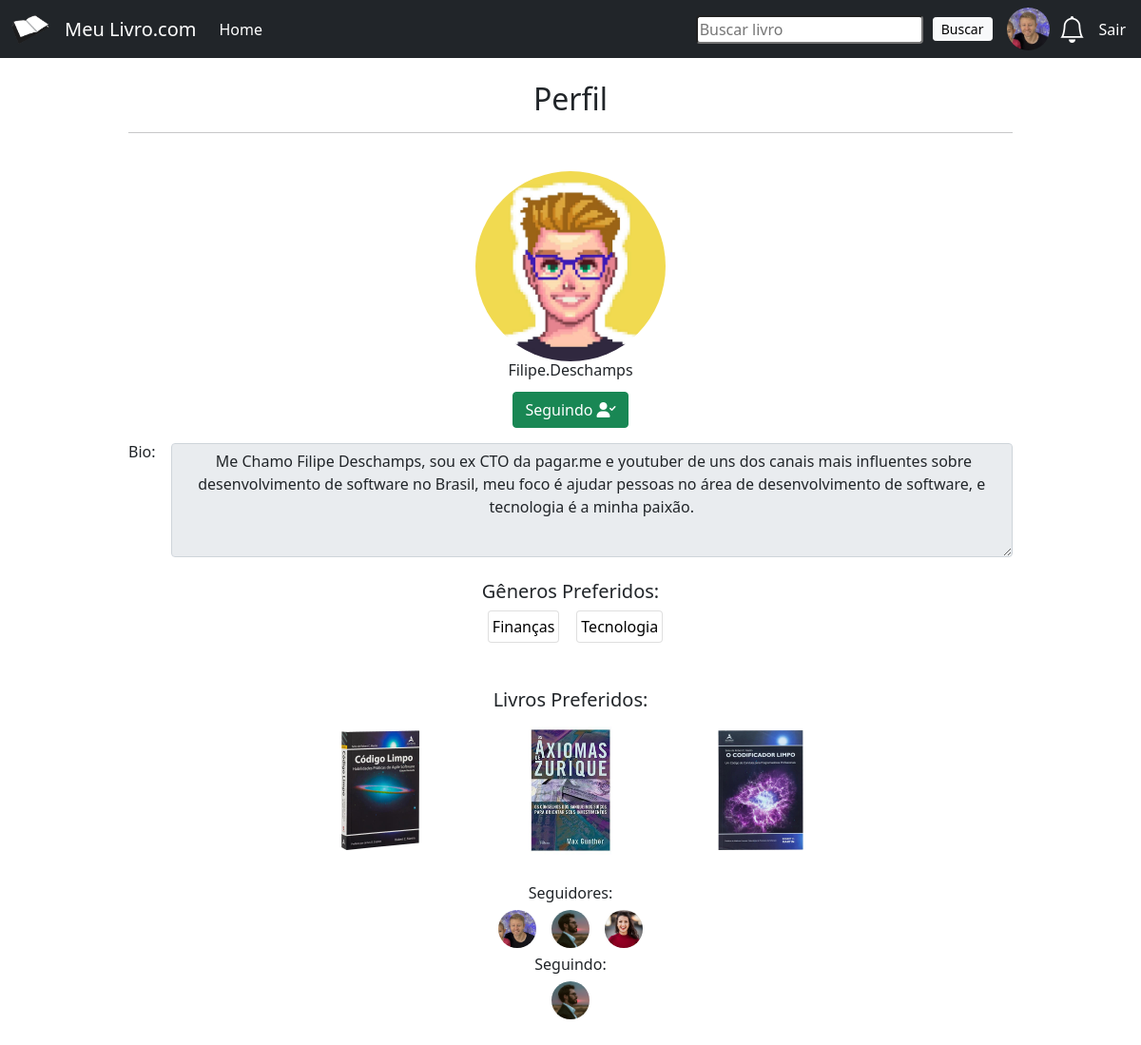
The app's page /profile_view/70/ (signed in) with its own data.
### livraria/models.py (models this page shows, shortened)
class UserProfile(models.Model):
    user = models.OneToOneField(User, on_delete=models.CASCADE)
    user_image = models.ImageField(upload_to="users", blank=True, null=True)
    bio = models.TextField(blank=True, null=True)
    cpf = models.CharField(max_length=11,null=False)
    state = models.CharField(max_length=50,null=True)
    city = models.CharField(max_length=50,null=True)
    district = models.CharField(max_length=50,null=True)
    house_number = models.IntegerField(null=True)
    street = models.CharField(max_length=50,null=True)
    cep = models.IntegerField(null=True)
    followers = models.ManyToManyField('self', blank=True, symmetrical=False, related_name='followed_by') # seguidores
    following = models.ManyToManyField('self', blank=True, symmetrical=False, related_name='follows') # seguindo

class RatinStar(models.Model):
    book = models.ForeignKey(Book, on_delete=models.CASCADE)
    user = models.ForeignKey(User, on_delete=models.CASCADE)
    n_review = models.IntegerField(default=0)
    genre = models.CharField(max_length=100)
    rating = models.DecimalField(
        max_digits=3,    # Número total de dígitos (antes e depois do ponto decimal)  "numero ponto numero"
        decimal_places=1, # Número de casas decimais após o ponto
        )

class Book(models.Model):
    created_at = models.DateTimeField(auto_now_add=True)
    last_update = models.DateTimeField(auto_now=True)
    title = models.CharField(max_length=50)
    description = models.CharField(max_length=500)
    year = models.IntegerField()
    genre = models.CharField(max_length=30)
    value = models.FloatField()
    stock = models.IntegerField(default=0)
    image = models.ImageField(upload_to="images")
    media_rating = models.DecimalField(default=0, max_digits=3, decimal_places=1, )
    tags = TaggableManager() # tags é o campo onde você pode adicionar múltiplas tags (como "Ficção", "Tecnologia", etc.)

### livraria/views.py (the view, shortened to what this page needs)
# urls.py: path('profile_view/<int:id>/', profile_user_view, name="profile_view" ),
def profile_user_view(request, id):
    if request.user.is_authenticated:
        books = Book.objects.all()
        user_logged = request.user  # Usuário logado
        user_profile = get_object_or_404(User, id=id)  # Usuário visitado
        user_profile_instance = get_object_or_404(UserProfile, user=user_profile)  # Usuário visitado ( Usado para mostar a bio pegando o id do usuario visitado )
        ratings = RatinStar.objects.filter(user=user_profile, rating__gte=4.0).order_by('-rating') # rating__gt=4 filtra os ratings que são maiores que 4. O __gt é um lookup do Django que significa "maior que" (greater than).
        unique_ratings = []
        seen_books = set()
        for rating in ratings:
            if rating.book not in seen_books: # Se o livro não existe em seen_books (livros vistos)
                unique_ratings.append(rating)
                seen_books.add(rating.book) # adiciona a livros vistos impedindo que ocorra repetições de itens
            if len(unique_ratings) == 5:
                break
        unique_genres = set()
        for rating in ratings:
            unique_genres.add(rating.genre)
        friend_requests =  FriendRequest.objects.filter(to_user=user_logged, accepted=False, rejected=False)
        friend_request_solicitation = FriendRequest.objects.filter(from_user=user_logged, to_user=user_profile).exists()
        is_follower = user_logged.userprofile.followers.filter(id=user_profile_instance.id).exists()
        is_following = user_profile.userprofile.following.all()
        is_following_filter = user_logged.userprofile.following.filter(id=user_profile_instance.id).exists()
        return render(request, 'profile_view.html', {
            'user_logged': user_logged,  # usuário logado
            'user_profile': user_profile,  # Usuário que está sendo visitado
            'user_profile_instance':user_profile_instance, # usado para passar a bio do usuario visitado para o template
            "ratings": unique_ratings,
            "books": books,
            "unique_genres": unique_genres,
            "friend_requests":friend_requests,
            "is_follower":is_follower,
            "is_following":is_following,
            "is_following_filter": is_following_filter,
            "friend_request_solicitation": friend_request_solicitation,
        })
    else:
        return redirect('home')

### livraria/models.py (called while the page is built)
    @property # Permite usar o método from_user_image sem o uso dos parenteses no final, como se fosse uma propriedade
    def from_user_image(self):
        return self.from_user.userprofile.user_image

### livraria/templates/profile_view.html (shortened to what this page needs)
{% extends 'base.html' %}
{% load static %}
{% block content %}
<div class="col-md-10 offset-md-3 mx-auto" >
    <h2 class="text-center" >Perfil</h2>
    <hr>
    <br>
    {% if user.is_authenticated and user_profile %}
        <div class="d-flex flex-column gap-3">
            <div class="text-center">
                {% if user.userprofile.user_image %}
                    <img style="border-radius:50%;max-width:200px;" src="{{user_profile.userprofile.user_image.url}}">
                {% endif %}
                <h6>{{ user_profile.username }}</h6>
                {% if user_profile != user_logged %}
                    {% if friend_request_solicitation  %}
                            <p class="btn btn-success mb-3 mt-1" style="cursor:default;" >Solicitação Enviada <i class="fa-solid fa-check"></i></p>
                    {% elif is_following_filter %}
                        <div class="d-flex align-items-center justify-content-center gap-3">
                            <span class="btn btn-success mb-3 mt-1" onclick="openCloseUnfollower()" style="cursor:pointer;" >Seguindo <i class="fa-solid fa-user-check"></i></span>
                        </div>
                    {% else %}
                        <form class="mb-3" method="POST" action="{% url 'profile_view' user_profile.id %}">
                            {% csrf_token %}
                            <button id="addFriend" name="friend_request"
                            type="submit" class="btn btn-primary btn-small mt-1">Seguir <i class="fa-solid fa-user-plus" style="margin-left:10px;"></i></button>
                        </form>
                    {% endif %}
                {% endif %}
            {% if is_following_filter or user_profile == user_logged %}
                {% if user_profile_instance.bio %}
                    <div class="d-flex gap-3" >
                        <h6>Bio:</h6>
                        <textarea class="form-control text-center" style="height:120px;" readonly> {{ user_profile_instance.bio }}</textarea>
                    </div>
                {% endif %}
                <div class="text-center" >
                    <br>
                    <h5>Gêneros Preferidos:</h5>
                    <div class="d-flex justify-content-center gap-2" >
                            {% for genre in unique_genres %}
                                <a href="{% url 'tag_search' %}?search={{ genre }}" style="color:black;">
                                    <div class="card p-1" style="display: inline-block; margin-left:10px"
                                    onmouseover="this.style.backgroundColor='#d3d3d3';" onmouseout="this.style.backgroundColor='';"
                                    >{{ genre }}</div>
                                </a>
                            {% empty %}
                                <p >Este usuário ainda não fez avaliações.</p>
                            {% endfor %}
                    </div>
                    <br>
                    <br>
                    <h5>Livros Preferidos:</h5>
                    <div class="d-flex justify-content-center" >
                            {% for rating in ratings %}
                                {% for book in books %}
                                    {% if rating.book.title == book.title %}
                                        <div>
                                            <a href="{% url 'book' book.id %}">
                                                <img src="{{ book.image.url }}" class="w-75" style="max-height:200px;object-fit:contain;"  alt="{{ book.title }}">
                                            </a>
                                        </div>
                                    {% endif %}
                                {% endfor %}
                            {% empty %}
                                <p>Este usuário ainda não fez avaliações.</p>
                            {% endfor %}
                    </div>
                    <br>
                    <h6>Seguidores:<h6>
                    <div class="d-flex justify-content-center gap-3" >
                        {% for follower in user_profile.userprofile.followers.all %}
                            <span>
                                <a href="{% url 'profile_view' follower.user.id  %}" >
                                    <img src="{{ follower.user.userprofile.user_image.url }}" style="width:40px;height:40px;border-radius:50%">
                                </a>
                            </span>
                        {% empty %}
                        <p>-----</p>
                        {% endfor %}
                    </div>
                    <h6>Seguindo:<h6>
                    <div class="d-flex justify-content-center gap-3" >
                        {% for following in is_following %}
                            <span>
                                <a href="{% url 'profile_view' following.user.id  %}" >
                                    <img src="{{ following.user.userprofile.user_image.url }}" style="width:40px;height:40px;border-radius:50%">
                                </a>
                            </span>
                        {% empty %}
                        <p>-----</p>
                        {% endfor %}
                    </div>
                </div>
            {% endif %}
            <br>
        </div>
    {% endif %}
</div>
<br>
{% endblock %}

### templates/navbar.html (shortened to what this page needs)
{% load static %}
<nav class="navbar navbar-expand-lg navbar-dark bg-dark sticky-top ">
    <div class="container-fluid">
      <a class="navbar-brand d-flex gap-3" href="{% url 'home' %}">
        <img src="{% static "images/book-logo.png" %}" class="mx-auto d-block" alt="logo" style="width: 40px;">Meu Livro.com
      </a>
      <div class="collapse navbar-collapse" id="navbarSupportedContent">
        <ul class="navbar-nav me-auto mb-2 mb-lg-0">
          <li class="nav-item">
            <a class="nav-link active" aria-current="page" href="{% url 'home' %}">Home</a>
          </li>
        </ul>
      </div>
      {% if user.is_authenticated %}
        <div>
          <form method="GET" class="d-flex align-items-center " action="{% url 'book_search'%}">
            <input class="rounded " type="text" name="search" placeholder="Buscar livro">
            <button class="btn btn-light btn-sm d-flex align-items-center" style="height:25px; margin-left:10px;" type="submit">Buscar</button>
          </form>
        </div>
          <div>
            {% if user.userprofile.user_image.url %}
              <a href="{% url 'profile_view' id=request.user.id %}" >
                <img src="{{request.user.userprofile.user_image.url}}" style="width:45px; height:45px; border-radius: 50%; margin-left:15px;margin-right:10px;" alt="img user">
              </a>
            {% endif %}
          </div>
          <a href="#" data-bs-toggle="offcanvas" data-bs-target="#offcanvasRight" aria-controls="offcanvasRight" >
            <i class="bi bi-bell text-white fs-3 " style="margin-right:10px;"></i>
          </a>
          <div class="nav-item">
            <a onclick="clearCart()" class="nav-link text-white p-1" href="{% url 'logout' %}">Sair</a>
          </div>
        {% endif %}
    </div>
  </nav>

### records on screen
UserProfile: bio "Me Chamo Filipe Deschamps, sou ex CTO da pagar.me e youtuber de uns dos canais mais influentes sobre desenvolvimento de software no Brasil, meu foco é ajudar pessoas no área de desenvolvimento de software, e tecnologia é a minha paixão."
RatinStar: unique_genres "Finanças"
RatinStar: unique_genres "Tecnologia"
Book: image (picture)
Book: image (picture)
Book: image (picture)
UserProfile: user.userprofile.user_image (picture)
UserProfile: user.userprofile.user_image (picture)
UserProfile: user.userprofile.user_image (picture)

### other values on screen
{{ user_profile.username }} "Filipe.Deschamps"
